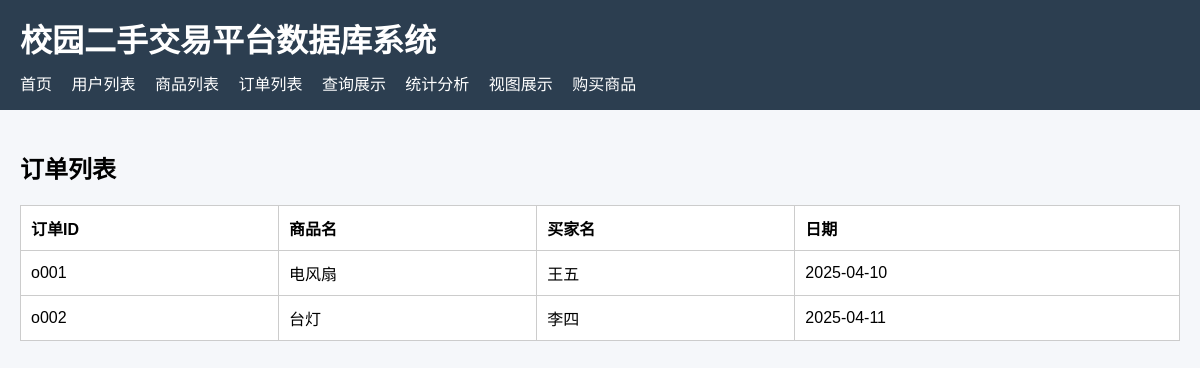
The page /orders on the database its author committed.
### tables this page shows
CREATE TABLE orders (
    order_id TEXT PRIMARY KEY,
    buyer_id TEXT NOT NULL,
    item_id TEXT NOT NULL UNIQUE,
    order_date TEXT NOT NULL,
    FOREIGN KEY (buyer_id) REFERENCES user(user_id),
    FOREIGN KEY (item_id) REFERENCES item(item_id)
);

CREATE TABLE item (
    item_id TEXT PRIMARY KEY,
    item_name TEXT NOT NULL,
    category TEXT NOT NULL,
    price REAL NOT NULL CHECK(price >= 0),
    seller_id TEXT NOT NULL,
    status INTEGER NOT NULL CHECK(status IN (0, 1)),
    FOREIGN KEY (seller_id) REFERENCES user(user_id)
);

CREATE TABLE user (
    user_id TEXT PRIMARY KEY,
    username TEXT NOT NULL,
    gender TEXT NOT NULL,
    phone TEXT NOT NULL
);

### app.py (the view)
@app.route("/orders")
def orders():
    conn = get_db_connection()
    orders_data = conn.execute("""
        SELECT orders.order_id, orders.order_date,
               item.item_name,
               buyer.username AS buyer_name
        FROM orders
        JOIN item ON orders.item_id = item.item_id
        JOIN user AS buyer ON orders.buyer_id = buyer.user_id
        ORDER BY orders.order_id
    """).fetchall()
    conn.close()
    return render_template("orders.html", orders=orders_data)

### app.py (called while the page is built)
def get_db_connection():
    conn = sqlite3.connect(DATABASE)
    conn.row_factory = sqlite3.Row
    conn.execute("PRAGMA foreign_keys = ON")
    return conn

### templates/orders.html
{% extends 'base.html' %}
{% block content %}
<h2>订单列表</h2>
<table>
    <tr>
        <th>订单ID</th>
        <th>商品名</th>
        <th>买家名</th>
        <th>日期</th>
    </tr>
    {% for order in orders %}
    <tr>
        <td>{{ order.order_id }}</td>
        <td>{{ order.item_name }}</td>
        <td>{{ order.buyer_name }}</td>
        <td>{{ order.order_date }}</td>
    </tr>
    {% endfor %}
</table>
{% endblock %}

### static/style.css (style rules this page uses)
body { font-family: Arial, sans-serif; margin: 0; background: #f5f7fa; }
table { width: 100%; background: white; border-collapse: collapse; margin-bottom: 20px; }
table, th, td { border: 1px solid #ccc; }
th, td { padding: 10px; text-align: left; }

### rows shown on the page
orders: order_id "o001", item_name "电风扇", buyer_name "王五", order_date "2025-04-10"
orders: order_id "o002", item_name "台灯", buyer_name "李四", order_date "2025-04-11"
